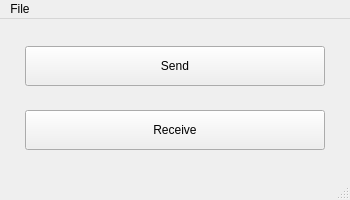
<?xml version="1.0" encoding="UTF-8"?>
<ui version="4.0">
 <class>StartWindow</class>
 <widget class="QMainWindow" name="StartWindow">
  <property name="geometry">
   <rect>
    <x>0</x>
    <y>0</y>
    <width>350</width>
    <height>200</height>
   </rect>
  </property>
  <property name="windowTitle">
   <string>MainWindow</string>
  </property>
  <property name="autoFillBackground">
   <bool>false</bool>
  </property>
  <widget class="QWidget" name="centralwidget">
   <layout class="QGridLayout" name="gridLayout">
    <item row="0" column="0">
     <widget class="QPushButton" name="send_btn">
      <property name="minimumSize">
       <size>
        <width>300</width>
        <height>40</height>
       </size>
      </property>
      <property name="maximumSize">
       <size>
        <width>300</width>
        <height>40</height>
       </size>
      </property>
      <property name="text">
       <string>Send</string>
      </property>
     </widget>
    </item>
    <item row="1" column="0">
     <widget class="QPushButton" name="receive_btn">
      <property name="minimumSize">
       <size>
        <width>300</width>
        <height>40</height>
       </size>
      </property>
      <property name="maximumSize">
       <size>
        <width>300</width>
        <height>40</height>
       </size>
      </property>
      <property name="text">
       <string>Receive</string>
      </property>
     </widget>
    </item>
   </layout>
  </widget>
  <widget class="QMenuBar" name="menubar">
   <property name="geometry">
    <rect>
     <x>0</x>
     <y>0</y>
     <width>350</width>
     <height>21</height>
    </rect>
   </property>
   <widget class="QMenu" name="menuFile">
    <property name="title">
     <string>File</string>
    </property>
    <addaction name="actionSettings"/>
    <addaction name="separator"/>
    <addaction name="actionExit"/>
   </widget>
   <addaction name="menuFile"/>
  </widget>
  <widget class="QStatusBar" name="statusbar"/>
  <action name="actionSettings">
   <property name="text">
    <string>Settings</string>
   </property>
  </action>
  <action name="actionExit">
   <property name="text">
    <string>Exit</string>
   </property>
  </action>
 </widget>
 <resources/>
 <connections/>
</ui>
